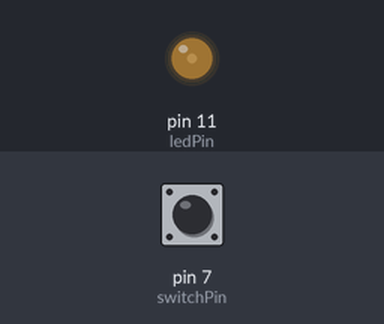
Bench run of a sketch on a simulated Arduino Uno, built with avr-gcc and run on an emulated ATmega328P. On the bench: output pins drawn as LEDs (lit = HIGH). The inputs (shaded band) are chosen by the test bench; at power-on: pin 7 (switchPin) HIGH.

Above: at 1.2 s.
1.3 s: pin 7 (switchPin) pulled LOW for 0.15 s
At 2.6 s:
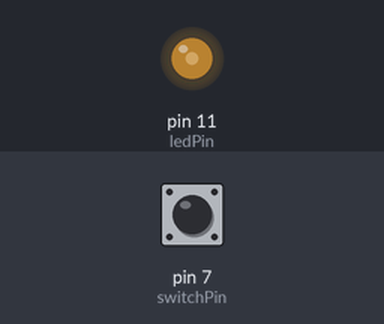
2.9 s: pin 7 (switchPin) pulled LOW for 1 s
At 5.1 s:
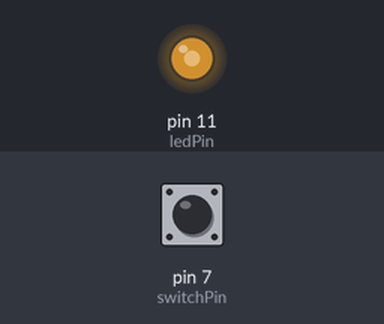
5.4 s: pin 7 (switchPin) pulled LOW for 0.15 s
At 5.9 s:
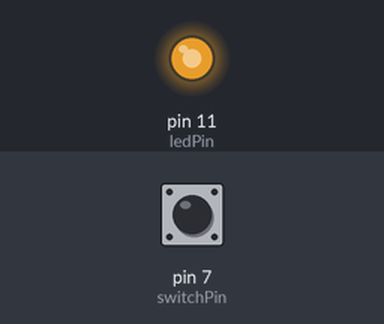
7.0 s: pin 7 (switchPin) pulsed LOW 5 times (0.12 s each, 0.3 s apart)
At 7.57 s:
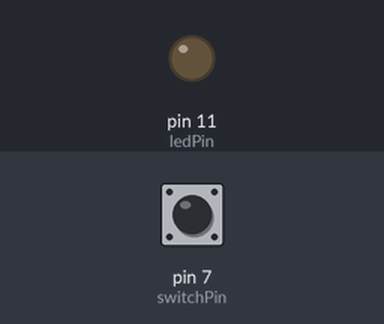
10.0 s: pin 7 (switchPin) pulled LOW for 3.2 s
At 13.5 s:
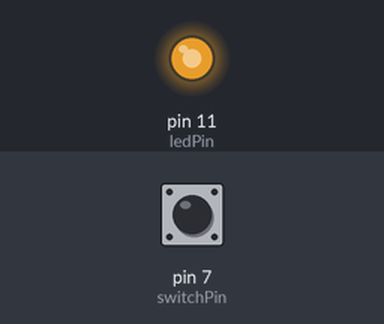
Timing chart, 0 to 15.0 s (numbered marks = the images above; inputs shaded):
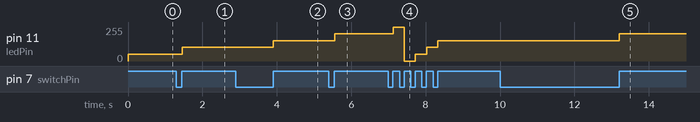

Measured:
- after the input at 1.3 s, pin 11 (ledPin): 51/255 → 102/255 after 0.16 s
- after the input at 2.9 s, pin 11 (ledPin): 102/255 → 153/255 after 1.0 s
- after the input at 5.4 s, pin 11 (ledPin): 153/255 → 204/255 after 0.16 s
- after the input at 7.0 s, pin 11 (ledPin): 204/255 → 255/255 after 0.13 s, → 0/255 0.30 s later, → 51/255 0.30 s later, → 102/255 0.30 s later, … (5 changes in this stretch)
- after the input at 10.0 s, pin 11 (ledPin): 153/255 → 204/255 after 3.2 s

The sketch:

ledlevel_brightness_1.ino
```cpp
// C++ code
//
int switchPin = 7;
int ledPin = 11;
int ledLevel = 0;
boolean lastbutton = LOW;
boolean currentbutton = LOW;
void setup()
{
  pinMode(ledPin, OUTPUT);
  pinMode(switchPin, INPUT);
}

boolean debounce(boolean last)
{
  boolean current = digitalRead(switchPin);
  if (last != current)
  {
    delay(5);
    current=digitalRead(switchPin);
  }
  return current;
}

void loop()
{
  currentbutton = debounce(lastbutton);
  if (lastbutton == LOW && currentbutton == HIGH)
  {
    ledLevel = ledLevel + 51;
  }
  lastbutton = currentbutton;
  if (ledLevel > 255) ledLevel=0;
  analogWrite(ledPin, ledLevel);
}  
```
